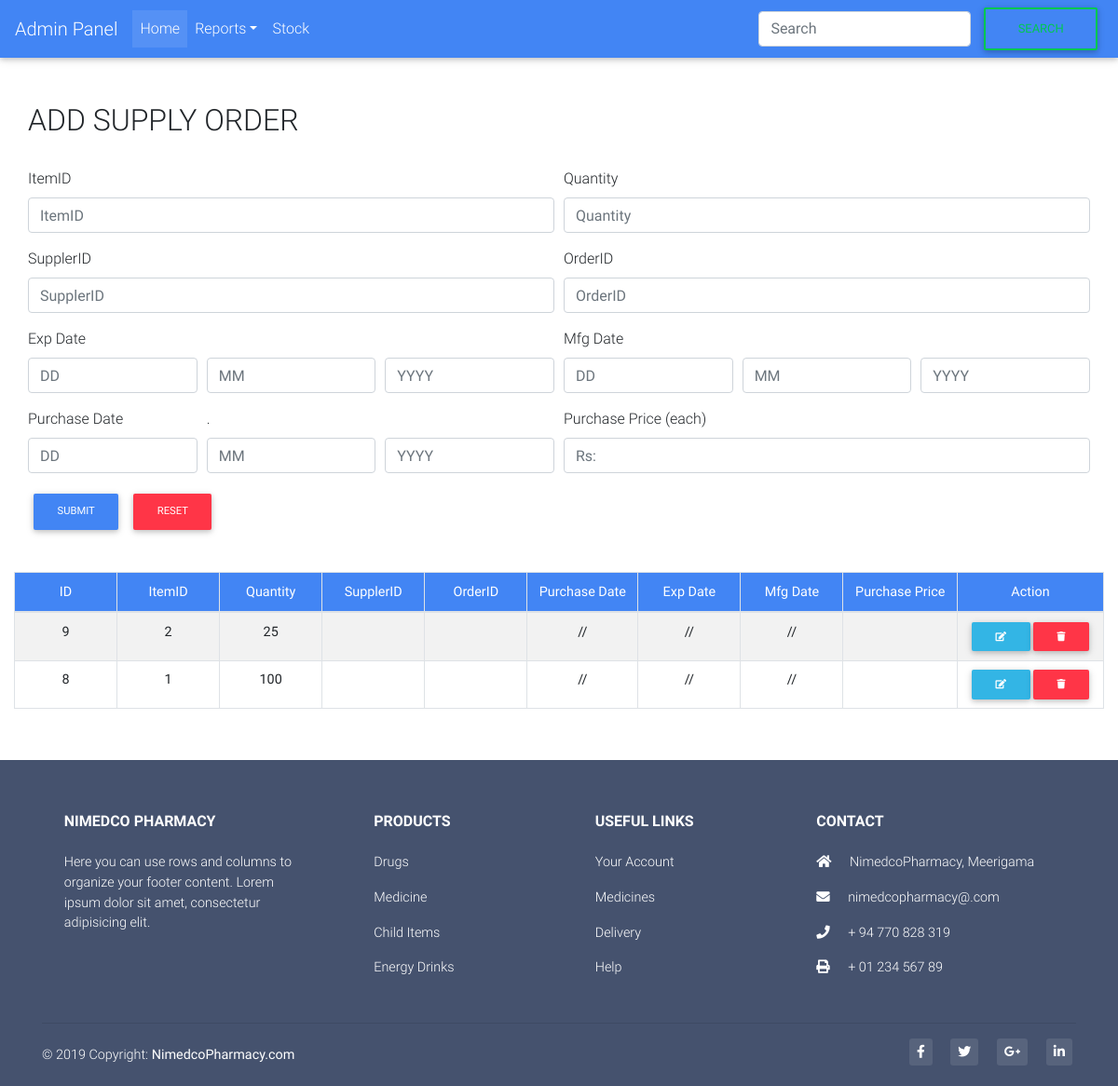
Page /StockSupplyOrder.php on the committed database.
### tables this page shows
CREATE TABLE `stocksupplyorder` (
  `id` int(11) NOT NULL,
  `ItemID` varchar(45) DEFAULT NULL,
  `ItemQuantity` int(11) DEFAULT NULL,
  `ret_qty` int(10) NOT NULL,
  `ret_price` int(20) NOT NULL,
  `ret_date` date DEFAULT NULL,
  `pur_date` date DEFAULT NULL,
  `pur_price` varchar(20) NOT NULL
);

### StockSupplyOrder_process.php (called while the page is built, shortened)
<?php
$update = false;
$ItemID = '';
$ItemQuantity ='';
?>

### StockSupplyOrder.php (the view, shortened to what this page needs)
<!DOCTYPE html>
<html lang="en">
<head>
  <link rel="stylesheet" href="https://use.fontawesome.com/releases/v5.8.2/css/all.css">
  <link rel="stylesheet" type="text/css" href="https://cdn.datatables.net/v/bs4/dt-1.10.18/datatables.min.css"/>
  <link href="css/bootstrap.min.css" rel="stylesheet">
  <link href="css/mdb.min.css" rel="stylesheet">
  <link href="css/style.css" rel="stylesheet">
</head>
<body>
  <nav class="navbar navbar-expand-lg navbar-dark primary-color">
        <a class="navbar-brand" href="Dashboard.php">Admin Panel</a>
        <div class="collapse navbar-collapse" id="basicExampleNav">
          <ul class="navbar-nav mr-auto">
            <li class="nav-item active">
              <a class="nav-link" href="index.php">Home
              </a>
            </li>
            <li class="nav-item dropdown">
              <a class="nav-link dropdown-toggle" id="navbarDropdownMenuLink" data-toggle="dropdown"
                aria-haspopup="true" aria-expanded="false">Reports</a>
            </li>
            <li class="nav-item">
              <a class="nav-link" href="stock.php">Stock</a>
            </li>
          </ul>
          <form class="form-inline my-2 my-lg-0 align-self-stretch">
              <input class="form-control mr-sm-2" type="search" placeholder="Search" aria-label="Search">
              <button class="btn btn-outline-success my-2 my-sm-0" type="submit">Search</button>
            </form>
        </div>
      </nav>
  <br><br>
  <div class="container">
      <div class="row">
        <div class="">
        <?php require_once 'StockSupplyOrder_process.php'; ?>
    <?php
		              if ($update == true):
		            ?>
                  <h2>UPDATE SUPPLY ORDER</h2>
		            <?php else: ?>
                <h2>ADD SUPPLY ORDER</h2>
                  <?php endif; ?>
          <br>
          <form name="SupplyOrderForm" method="POST" action="StockSupplyOrder_process.php">
              <div class="form-row">
                <div class="form-group col-md-6">
                    <label for="ItemID">ItemID</label>
                    <input type="text" class="form-control" value ="<?php echo $ItemID; ?>" name="ItemID" placeholder="ItemID">
                  </div>
                  <div class="form-group col-md-6">
                    <label for="ItemQuantity">Quantity</label>
                    <input type="text" class="form-control" value ="<?php echo $ItemQuantity; ?>" name="ItemQuantity" placeholder="Quantity">
                  </div>
                </div>
                <div class="form-row">
                    <div class="form-group col-md-6">
                        <label for="SupplerID">SupplerID</label>
                        <input type="text" class="form-control" value ="<?php echo $SupplerID; ?>" name="SupplerID" placeholder="SupplerID">
                      </div>
                      <div class="form-group col-md-6">
                        <label for="OrderID">OrderID</label>
                        <input type="text" class="form-control" value ="<?php echo $OrderID; ?>" name="OrderID" placeholder="OrderID">
                      </div>
                    </div>
                <div class="form-row">
                    <div class="form-group col-md-2">
                        <label for="exp_date">Exp Date</label>
                        <input type="text" class="form-control" value ="<?php echo $exp_date; ?>" name="exp_date" placeholder="DD" maxlength="2">
                      </div>
                      <div class="form-group col-md-2">
                        <label for="exp_month"><font color="white">.</font></label>
                        <input type="text" class="form-control" value ="<?php echo $exp_month; ?>" name="exp_month" placeholder="MM" maxlength="2">
                      </div>
                      <div class="form-group col-md-2">
                          <label for="exp_year"><font color="white">.</font></label>
                          <input type="text" class="form-control" value ="<?php echo $exp_year; ?>" name="exp_year" placeholder="YYYY" maxlength="4">
                        </div>
                        <div class="form-group col-md-2">
                            <label for="mfg_date">Mfg Date</label>
                            <input type="text" class="form-control" value ="<?php echo $mfg_date; ?>" name="mfg_date" placeholder="DD" maxlength="2">
                          </div>
                          <div class="form-group col-md-2">
                            <label for="mfg_month"><font color="white">.</font></label>
                            <input type="text" class="form-control" value ="<?php echo $mfg_month; ?>" name="mfg_month" placeholder="MM" maxlength="2">
                          </div>
                          <div class="form-group col-md-2">
                              <label for="mfg_year"><font color="white">.</font></label>
                              <input type="text" class="form-control" value ="<?php echo $mfg_year; ?>" name="mfg_year" placeholder="YYYY" maxlength="4">
                            </div>
                    </div>
                <div class="form-row">
                    <div class="form-group col-md-2">
                        <label for="phs_date">Purchase Date</label>
                        <input type="text" class="form-control" value ="<?php echo $phs_date; ?>" name="phs_date" placeholder="DD" maxlength="2">
                      </div>
                      <div class="form-group col-md-2">
                        <label for="phs_month"><font color="">.</font></label>
                        <input type="text" class="form-control" value ="<?php echo $phs_month; ?>" name="phs_month" placeholder="MM" maxlength="2">
                      </div>
                      <div class="form-group col-md-2">
                          <label for="phs_year"><font color="white">.</font></label>
                          <input type="text" class="form-control" value ="<?php echo $phs_year; ?>" name="phs_year" placeholder="YYYY" maxlength="4">
                        </div>
                      <div class="form-group col-md-6">
                        <label for="Pu_price">Purchase Price (each)</label>
                        <input type="text" class="form-control" value ="<?php echo $Pu_price; ?>" name="Pu_price" placeholder="Rs:">
                      </div>
                    </div>
                <?php
		              if ($update == true):
		            ?>
              <button type="submit" class="btn btn-warning btn-md" name="update" onclick="javascript: return validateSupplyOrderFormUpdate();">Update</button>
                  <button type="submit" class="btn btn-danger btn-md" name="cancle" onclick="action='StockSupplyOrder.php';">Cancle</button>
              <?php else: ?>
		            	<button type="submit" class="btn btn-primary btn-md" name="save" onclick="javascript: return validateSupplyOrderForm();">SUBMIT</button>
                  <button type="reset" class="btn btn-danger btn-md">RESET</button>
                  <?php endif; ?>
            </form>
            <br>
        </div>
        <?php
	       $mysqli = new mysqli('localhost', 'root', '', 'nimedco') or die(mysqli_error($mysqli));
        	$result = $mysqli->query("SELECT * FROM StockSupplyOrder order by id desc") or die($mysqli->error);
        ?>
</div></div>
      <div class="" style="margin: 15px;">
        <table id="dtBasicExample" class="table table-striped table-bordered table-sm" cellspacing="0" width="100%">
              <thead style="color: white;" class="bg-primary" align="center">
                <tr>
                <th class="th-sm">ID
                  </th>
                  <th class="th-sm">ItemID
                  </th>
                  <th class="th-sm">Quantity
                  </th>
                  <th class="th-sm">SupplerID
                  </th>
                  <th class="th-sm">OrderID
                  </th>
                  <th class="th-sm">Purchase Date
                  </th>
                  <th class="th-sm">Exp Date
                  </th>
                  <th class="th-sm">Mfg Date
                  </th>
                  <th class="th-sm">Purchase Price
                  </th>
                  <th class="th-sm">Action
                  </th>
                </tr>
              </thead>
              <tbody>
              <?php
		          	while($row = $result->fetch_assoc()): ?>
			          	<tr align="center">
                    <td><b><?php echo $row['id']; ?></b></td>
					          <td><b><?php echo $row['ItemID']; ?></b></td>
                    <td><b><?php echo $row['ItemQuantity']; ?></b></td>
                    <td><b><?php echo $row['SupplerID']; ?></b></td>
                    <td><b><?php echo $row['OrderID']; ?></b></td>
                    <td><b><?php echo $row['phs_date']; ?>/<?php echo $row['phs_month']; ?>/<?php echo $row['phs_year']; ?></b></td>
                    <td><b><?php echo $row['exp_date']; ?>/<?php echo $row['exp_month']; ?>/<?php echo $row['exp_year']; ?></b></td>
                    <td><b><?php echo $row['mfg_date']; ?>/<?php echo $row['mfg_month']; ?>/<?php echo $row['mfg_year']; ?></b></td>
                    <td><b><?php echo $row['Pu_price']; ?></b></td>
				          	<td align="center">
					            	<a href="StockSupplyOrder.php?edit=<?php echo $row['id']; ?>"
                          class ="btn btn-info btn-sm" >
                          <i class="fa fa-edit"></i>
                        </a>
					            	<a href="StockSupplyOrder_process.php?delete=<?php echo $row['id']; ?>&ItemID=<?php echo $row['ItemID']; ?>"
                          class ="btn btn-danger btn-sm">
                          <i class="fa fa-trash"></i>
                        </a>
				          	</td>
			          	</tr>
			        <?php endwhile; ?>
              </tbody>
            </table> <br>
      </div>
<footer class="page-footer font-small mdb-color pt-4">
    <div class="container text-center text-md-left">
      <div class="row text-center text-md-left mt-3 pb-3">
        <div class="col-md-3 col-lg-3 col-xl-3 mx-auto mt-3">
          <h6 class="text-uppercase mb-4 font-weight-bold">Nimedco Pharmacy</h6>
          <p>Here you can use rows and columns to organize your footer content. Lorem ipsum dolor sit amet,
            consectetur
            adipisicing elit.</p>
        </div>
        <div class="col-md-2 col-lg-2 col-xl-2 mx-auto mt-3">
          <h6 class="text-uppercase mb-4 font-weight-bold">Products</h6>
          <p>
            <a href="#!">Drugs</a>
          </p>
          <p>
            <a href="#!">Medicine</a>
          </p>
          <p>
            <a href="#!">Child Items</a>
          </p>
          <p>
            <a href="#!">Energy Drinks</a>
          </p>
        </div>
        <div class="col-md-3 col-lg-2 col-xl-2 mx-auto mt-3">
          <h6 class="text-uppercase mb-4 font-weight-bold">Useful links</h6>
          <p>
            <a href="#!">Your Account</a>
          </p>
          <p>
            <a href="#!">Medicines</a>
          </p>
          <p>
            <a href="#!">Delivery</a>
          </p>
          <p>
            <a href="#!">Help</a>
          </p>
        </div>
        <div class="col-md-4 col-lg-3 col-xl-3 mx-auto mt-3">
          <h6 class="text-uppercase mb-4 font-weight-bold">Contact</h6>
          <p>
            <i class="fas fa-home mr-3"></i> NimedcoPharmacy, Meerigama</p>
          <p>
            <i class="fas fa-envelope mr-3"></i> nimedcopharmacy@.com</p>
          <p>
            <i class="fas fa-phone mr-3"></i> + 94 770 828 319</p>
          <p>
            <i class="fas fa-print mr-3"></i> + 01 234 567 89</p>
        </div>
      </div>
      <hr>
      <div class="row d-flex align-items-center">
        <div class="col-md-7 col-lg-8">
          <p class="text-center text-md-left">© 2019 Copyright:
            <a href="https://mdbootstrap.com/education/bootstrap/">
              <strong> NimedcoPharmacy.com</strong>
            </a>
          </p>
        </div>
        <div class="col-md-5 col-lg-4 ml-lg-0">
          <div class="text-center text-md-right">
            <ul class="list-unstyled list-inline">
              <li class="list-inline-item">
                <a class="btn-floating btn-sm rgba-white-slight mx-1">
                  <i class="fab fa-facebook-f"></i>
                </a>
              </li>
              <li class="list-inline-item">
                <a class="btn-floating btn-sm rgba-white-slight mx-1">
                  <i class="fab fa-twitter"></i>
                </a>
              </li>
              <li class="list-inline-item">
                <a class="btn-floating btn-sm rgba-white-slight mx-1">
                  <i class="fab fa-google-plus-g"></i>
                </a>
              </li>
              <li class="list-inline-item">
                <a class="btn-floating btn-sm rgba-white-slight mx-1">
                  <i class="fab fa-linkedin-in"></i>
                </a>
              </li>
            </ul>
          </div>
        </div>
      </div>
    </div>
  </footer>
  </body>
  </html>

### rows in the picture
stocksupplyorder: id "9", ItemID "2", ItemQuantity "25"
stocksupplyorder: id "8", ItemID "1", ItemQuantity "100"
